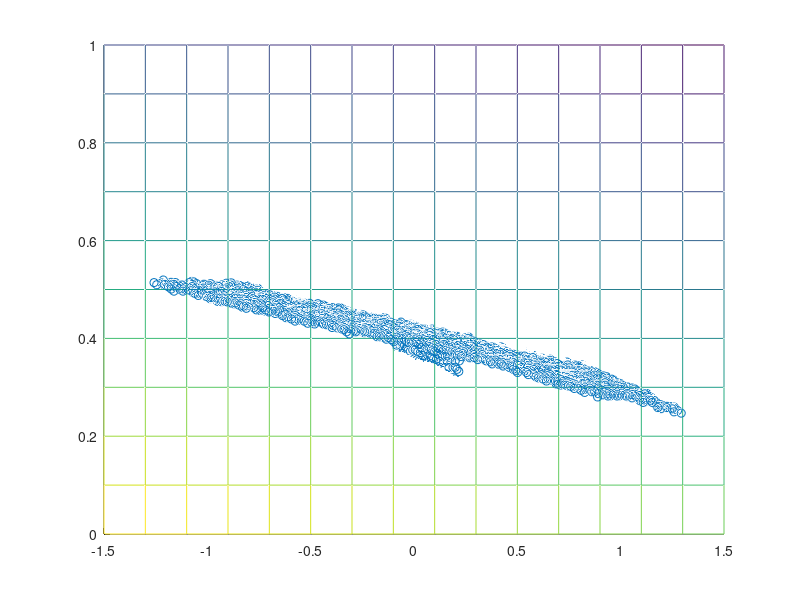

Reproduce this figure in MATLAB.
%q3

id = fopen('data/cluttered_table.txt');
data = textscan(id,'%f %f %f');
points = ones(size(data{1,1},1),3);
points(:,1) = data{1,1};
points(:,2) = data{1,2};
points(:,3) = data{1,3};


hold on

%mesh(points(:,1),points(:,2),points(:,3));

A = ones(size(points,1),4);
A(:,1:3) = points;
[u,s,v] = svd(A'*A);
disp(s);
sol = v(:,end);
disp(sol);

%from stackoverflow
[x y] = meshgrid(-1.5:.2:1.5,0:.1:1);
z = (-1 * sol(1)*x - sol(2)*y - sol(4))/sol(3);
mesh(x,y,z);

%go through all points and calculate the distance to the points
dis = abs(sol(1)*points(:,1) + sol(2)*points(:,2) + sol(3)*points(:,3) + sol(4))/(sqrt(sol(1).^2 + sol(2).^2 + sol(3).^2));
%dis = sqrt((((-1 * sol(1)*points(:,1) - sol(2)*points(:,2) - sol(4))/sol(3)) - points(:,3)).^2);
avgDis = sum(dis)/size(points,1);
scatter3(points(:,1),points(:,2),points(:,3));

hold off;